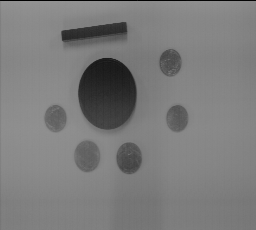
#> input picture images/morpho.png, 256 x 230 px
$ jupyter execute 'Taller 5 - Punto 1.ipynb'
#> lines starting #> are read from the running program, lines starting #| are printed output that depends on the picture; after the words box and inside, x2 and y2 are one past the last pixel; in counts of white or black regions, pixels touching at a corner belong together
# Taller 5 - Morfología matemática

# Punto 1 - Operadores de dilatación y erosión

**Integrantes - Grupo 9**

Santiago Tinjacá Roncancio

## 0. Inicialización

[cell 1]
import cv2
import matplotlib.pyplot as plt
import numpy as np
from skimage.morphology import dilation, erosion, opening, closing, rectangle

## 1. Operadores de dilatación y erosión

### 1.1 Cargado y visualización de la imagen

[cell 2]
ruta_morpho = './images/morpho.png'
img_morpho = cv2.imread(ruta_morpho, cv2.IMREAD_GRAYSCALE)
#> img_morpho is the input picture: shape (230, 256); min 0, max 148, mean 123.1

fig, ax = plt.subplots(figsize=(10,5))
ax.imshow(img_morpho, cmap='gray', vmin=0, vmax=255)
ax.set_title('Imagen morpho')
ax.axis('off')
plt.show()

### 1.2 Umbralización de esta imagen, para obtener objetos negros sobre fondo blanco (umbral alrededor de 115).

[cell 3]
img_morpho_bin = cv2.threshold(img_morpho, 114, 255, cv2.THRESH_BINARY)[1]
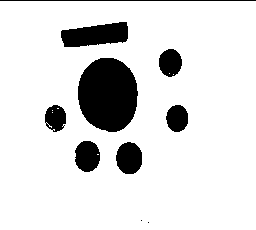
#> img_morpho_bin: shape (230, 256); 86.9% white; 10 black regions (2 under 20 px), largest, box (x1, y1, x2, y2) and area: (78, 58, 138, 132) 3521, (61, 22, 128, 47) 1234, (116, 142, 142, 174) 666
fig, ax = plt.subplots(figsize=(10,5))
ax.imshow(img_morpho_bin, cmap='gray', vmin=0, vmax=255)
ax.set_title('Imagen morpho umbralizada')
ax.axis('off')
plt.show()

### 1.3 Dilatación con un elemento estructurante o máscara cuadrada de 29x29.

[cell 4]
fp = rectangle(29, 29)

dilated_image = dilation(img_morpho_bin, footprint=fp)
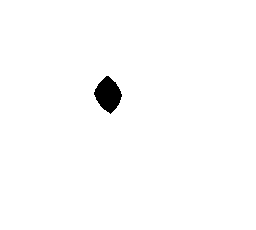
#> dilated_image: shape (230, 256); 98.9% white; 1 black region, box (x1, y1, x2, y2) and area: (94, 76, 122, 114) 669
fig, ax = plt.subplots(figsize=(10,5))
ax.imshow(dilated_image, cmap='gray', vmin=0, vmax=255)
ax.set_title('Imagen morpho dilatada')
ax.axis('off')
plt.show()

**¿Qué obtiene como resultado?**

El resultado obtenido es la eliminación de todos los objetos en la imagen que tienen un tamaño menor o igual a 29 píxeles, dejando únicamente el objeto más grande. Sin embargo, debido al proceso de erosión, la forma del objeto restante puede verse afectada. En este caso, el objeto grande adopta una apariencia de rombo con bordes suavizados.

### 1.4 Sobre la imagen resultante, Erosión con la misma máscara

[cell 5]
erosioned_image = erosion(dilated_image, footprint=fp)
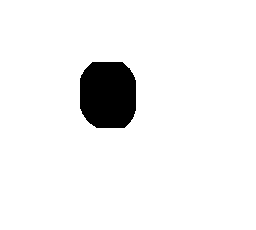
#> erosioned_image: shape (230, 256); 94.4% white; 1 black region, box (x1, y1, x2, y2) and area: (80, 62, 136, 128) 3301
fig, ax = plt.subplots(figsize=(10,5))
ax.imshow(erosioned_image, cmap='gray', vmin=0, vmax=255)
ax.set_title('Imagen morpho erodida')
ax.axis('off')
plt.show()

**¿Cómo es el objeto obtenido con respecto al original?**

El objeto obtenido depsues de la erocion ws un cuadrado con esquinas suavizadas. Esto ocurre porque el rombo obtenido en el paso anterior se expandió usando la misma máscara.

En comparación con el original, la forma general se mantiene, pero los detalles específicos se han perdido, haciendo que el resultado final se vea bastante diferente.

### 1.5 Sobre la imagen resultado del punto anterior,Erosión con una máscara en cruz, de tamaño 11x11.

[cell 6]
def create_cross_mask(size):
    mask = np.full((size, size), np.nan)
    center = size // 2
    mask[center, :] = 1
    mask[:, center] = 1
    return mask

cross_mask = create_cross_mask(11)

erosion_cross_image = erosion(erosioned_image, footprint=cross_mask)
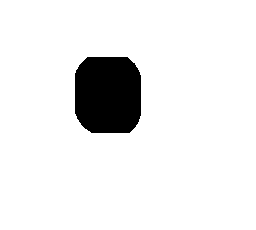
#> erosion_cross_image: shape (230, 256); 92.2% white; 1 black region, box (x1, y1, x2, y2) and area: (75, 57, 141, 133) 4621

fig, ax = plt.subplots(figsize=(10, 5))
ax.imshow(erosion_cross_image, cmap='gray', vmin=0, vmax=255)
ax.set_title('Imagen morpho erodida con máscara en cruz 11x11')
ax.axis('off')
plt.show()

### 1.6 Máximo entre última imagen e imagen original umbralizada.

[cell 7]
max_image = np.maximum(erosion_cross_image, img_morpho_bin)
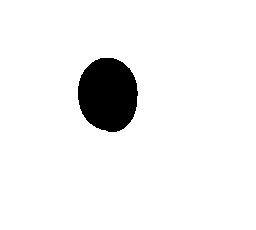
#> max_image: shape (230, 256); 94% white; 1 black region, box (x1, y1, x2, y2) and area: (78, 58, 138, 132) 3521

fig, ax = plt.subplots(figsize=(10, 5))
ax.imshow(max_image, cmap='gray', vmin=0, vmax=255)
ax.set_title('Máximo entre imagenes')
ax.axis('off')
plt.show()

**¿Cómo es el resultado obtenido?**
El resultado es una máscara que se asemeja mucho, si no es que es idéntica, a la forma original del objeto central. Esto ocurre porque al calcular el máximo entre la imagen final y la imagen umbralizada, se recuperan los detalles y bordes que pudieron haberse perdido durante las operaciones previas, restaurando la forma original del objeto.

### 1.7  Operaciones 1 a 4, trabajando directamente con la imagen original no umbralizada (en niveles de gris).

[cell 8]
# Dilatación con un elemento estructurante o máscara cuadrada de 29x29
dilated_image_gray = dilation(img_morpho, footprint=fp)
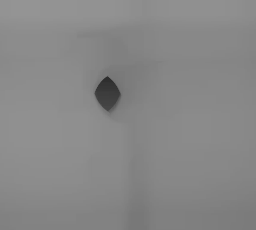
#> dilated_image_gray: shape (230, 256); min 46, max 148, mean 135.5
fig, ax = plt.subplots(2,2, figsize=(8,8))
ax[0,0].imshow(dilated_image_gray, cmap='gray', vmin=0, vmax=255)
ax[0,0].set_title('Morpho dilatada')
ax[0,0].axis('off')

# Erosión con la misma máscara
erosioned_image_gray = erosion(dilated_image_gray, footprint=fp)
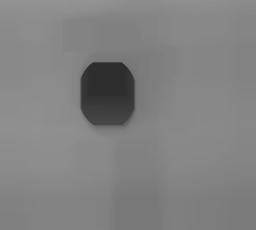
#> erosioned_image_gray: shape (230, 256); min 46, max 148, mean 129
ax[0,1].imshow(erosioned_image_gray, cmap='gray', vmin=0, vmax=255)
ax[0,1].set_title('Morpho erodida')
ax[0,1].axis('off')

# Erosión con una máscara en cruz, de tamaño 11x11
erosion_cross_image_gray = erosion(erosioned_image_gray, footprint=cross_mask)
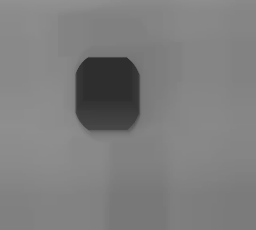
#> erosion_cross_image_gray: shape (230, 256); min 46, max 145, mean 126.2
ax[1,0].imshow(erosion_cross_image_gray, cmap='gray', vmin=0, vmax=255)
ax[1,0].set_title('Morpho erodida con máscara en cruz')
ax[1,0].axis('off')

# Máximo entre última imagen e imagen original
max_image_gray = np.maximum(erosion_cross_image_gray, img_morpho)
ax[1,1].imshow(max_image_gray, cmap='gray', vmin=0, vmax=255)
ax[1,1].set_title('Máximo entre imagenes')
ax[1,1].axis('off')

plt.show()
